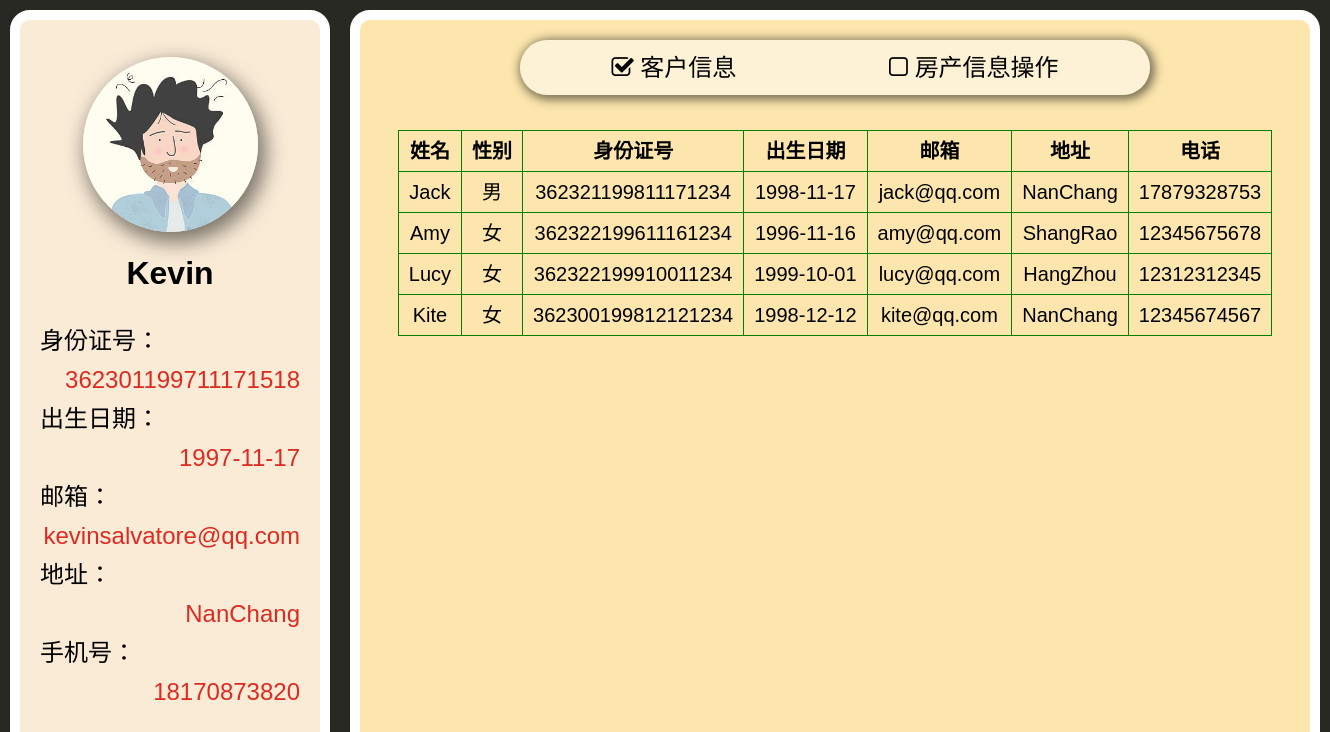
The app's page /manager.php (signed in) with its own data.
### tables this page shows
CREATE TABLE IF NOT EXISTS `user` (
  `ID` int(10) UNSIGNED ZEROFILL NOT NULL AUTO_INCREMENT COMMENT '客户ID',
  `name` varchar(255) NOT NULL COMMENT '姓名',
  `IDCardNums` varchar(18) NOT NULL COMMENT '身份证号',
  `birthday` date DEFAULT NULL COMMENT '出生日期',
  `gender` bit(1) NOT NULL DEFAULT b'1' COMMENT '性别',
  `email` varchar(255) NOT NULL COMMENT 'E-mail',
  `address` varchar(255) NOT NULL COMMENT '通讯地址',
  `tel` varchar(12) NOT NULL COMMENT '电话',
  `psw` varchar(20) NOT NULL COMMENT '密码',
  `isAdministrator` bit(1) NOT NULL DEFAULT b'0' COMMENT '是否管理员',
  PRIMARY KEY (`ID`)
);

### manager.php (the view, shortened to what this page needs)
<?php
$DSN = "mysql:host=localhost; dbname=eirs";
$DB = new PDO( $DSN, 'root', '', array( PDO::ATTR_PERSISTENT => true ) );
$DB->query( 'set names utf8' );
$tel = $_SESSION[ "tel" ];
$query = 'SELECT * FROM user WHERE tel = ' . $tel;
$result = $DB->query( $query );
$result->setFetchMode( PDO::FETCH_ASSOC );
$user = $result->fetch();
?>
<!DOCTYPE html>
<html lang="en">
<head>
    <link rel="stylesheet" href="css/reset.css">
    <link rel="stylesheet" href="css/basic.css">
    <link rel="stylesheet" href="css/animate.min.css">
    <link rel="stylesheet" href="css/font-awesome.min.css">
    <link rel="stylesheet" href="css/profile.css">
    <link rel="stylesheet" href="css/manager.css">
</head>
<body>
    <div id="left">
        <div id="leftTop" style="background-image: url(
                                 <?php
                                 if($user[ "gender" ]=="1") {
                                     echo "img/male.jpg " ;
                                 } else {
                                     echo "img/female.jpg " ;
                                 }
                                 ?>
                                 )"></div>
        <h5 id="profileName">
            <?php echo $user["name"]?>
        </h5>
        <div class="info">
            <p class="formTitle">身份证号：</p>
            <p class="formVal">
                <?php echo $user["IDCardNums"]?>
            </p>
            <p class="formTitle">出生日期：</p>
            <p class="formVal">
                <?php echo $user["birthday"]?>
            </p>
            <p class="formTitle">邮箱：</p>
            <p class="formVal">
                <?php echo $user["email"]?>
            </p>
            <p class="formTitle">地址：</p>
            <p class="formVal">
                <?php echo $user["address"]?>
            </p>
            <p class="formTitle">手机号：</p>
            <p class="formVal">
                <?php echo $user["tel"]?>
            </p>
        </div>
    </div>
    <div id="right">
        <div id="rightTop">
            <div id="userInfo" class="pointer">
                <i class="fa fa-check-square-o"></i> 客户信息
            </div>
            <div id="apartmentInfo" class="pointer">
                <i class="fa fa-square-o"></i> 房产信息操作
            </div>
        </div>
        <div id="rightBtm">
            <div id="userTab">
                <table>
                    <thead>
                        <tr>
                            <th>姓名</th>
                            <th>性别</th>
                            <th>身份证号</th>
                            <th>出生日期</th>
                            <th>邮箱</th>
                            <th>地址</th>
                            <th>电话</th>
                        </tr>
                    </thead>
                    <tbody>
                        <?php
                            $DSN = "mysql:host=localhost; dbname=eirs";
                            $DB = new PDO( $DSN, 'root', '', array( PDO::ATTR_PERSISTENT => true ) );
                            $DB->query( 'set names utf8' );
                            $query = 'SELECT * FROM user WHERE isAdministrator = 0;';
                            $result = $DB->query( $query );
                            $result->setFetchMode( PDO::FETCH_ASSOC );
                            $user = $result->fetchAll();
                            foreach($user as $value){
                        ?>
                        <tr>
                            <td data-label="姓名"><?php echo $value["name"]?></td>
                            <td data-label="性别"><?php if($value["gender"]=="1"){echo("男");}else{echo("女");}?></td>
                            <td data-label="身份证号"><?php echo $value["IDCardNums"]?></td>
                            <td data-label="出生日期"><?php echo $value["birthday"]?></td>
                            <td data-label="邮箱"><?php echo $value["email"]?></td>
                            <td data-label="地址"><?php echo $value["address"]?></td>
                            <td data-label="电话"><?php echo $value["tel"]?></td>
                        </tr>
                            <?php }?>
                    </tbody>
                </table>
            </div>
    </div>
</body>
</html>

### css/basic.css (style rules this page uses)
html { width: 100%; height: 100%; background: rgb(40, 41, 35); }
body { width: inherit; height: inherit; }

### css/profile.css (style rules this page uses)
body { display: flex; font-family: "Raleway", "微软雅黑", sans-serif; }
#left { border: 10px solid white; border-radius: 20px; margin: 10px; flex: none; width: 300px; background-color: antiquewhite; display: flex; flex-direction: column; justify-content: center; align-items: center; }
#leftTop { width: 175px; height: 175px; border-radius: 50%; box-shadow: 5px 8px 20px 3px rgba(0, 0, 0, 0.5); background-size: cover; background-position: center center; }
#profileName { margin: 25px 0 0; font-size: 2em; }
.info { width: 260px; margin: 25px; padding: 0 15px; font-size: 1.5em; }
#left p { margin: 15px 0; }
.formVal { text-align: right; color: rgb(220, 43, 33); }
#right { border: 10px solid white; border-radius: 20px; margin: 10px; flex: 1 0 auto; width: 0px; background-color: rgb(252, 230, 173); overflow: auto; }
#rightTop { text-align: center; display: flex; position: sticky; top: 0; left: 0; }
#rightBtm { margin: 20px auto; display: flex; flex-wrap: wrap; justify-content: space-around; }

### css/manager.css (style rules this page uses)
#right { min-width: 950px; }
#rightTop { justify-content: space-around; margin: 20px auto; padding: 15px; width: 80%; max-width: 600px; border-radius: 30px; box-shadow: 2px 2px 10px 3px rgba(0, 0, 0, 0.5); background-color: rgba(255, 255, 255, 0.5); font-size: 1.5em; }
#userTab, #apartmentTab, #apartmentInsertTab { padding: 15px; font-size: 1.25em; }
table th, table td { border: 1px solid green; padding: 10px; text-align: center; }

### records on screen
user: name "Kevin", IDCardNums "362301199711171518", birthday "1997-11-17", email "kevinsalvatore@qq.com", address "NanChang", tel "18170873820"
user: name "Jack", gender "男", IDCardNums "362321199811171234", birthday "1998-11-17", email "jack@qq.com", address "NanChang", tel "17879328753"
user: name "Amy", gender "女", IDCardNums "362322199611161234", birthday "1996-11-16", email "amy@qq.com", address "ShangRao", tel "12345675678"
user: name "Lucy", gender "女", IDCardNums "362322199910011234", birthday "1999-10-01", email "lucy@qq.com", address "HangZhou", tel "12312312345"
user: name "Kite", gender "女", IDCardNums "362300199812121234", birthday "1998-12-12", email "kite@qq.com", address "NanChang", tel "12345674567"
